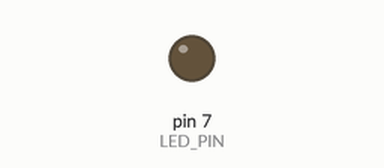
Simulated run of this sketch. Board: Arduino Uno, built with avr-gcc and run on an emulated ATmega328P. Parts: output pins drawn as LEDs (lit = HIGH). Dashed ring = blinking. At 2.0 s the program stops and its outputs stay as they are.

Above: at 0.5 s.
At 1.75 s:
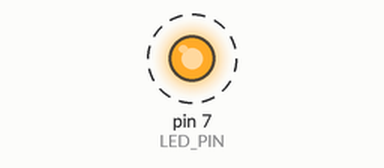
Timing chart, 0 to 3.0 s (numbered marks = the images above):
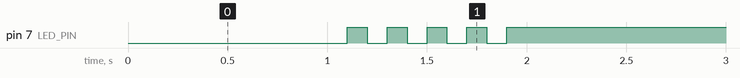

Measured:
- by itself, pin 7 (LED_PIN): alternates HIGH for 0.10 s and LOW for 0.10 s, 9 changes in all, then stays HIGH

The sketch:

05_practice_2.ino.ino
```cpp
#define LED_PIN 7
void setup() {
  pinMode(7, OUTPUT);
  digitalWrite(7, 1);
}

void loop() {
  int cnt = 0;
  digitalWrite(LED_PIN, 0);
  delay(1000);
  digitalWrite(LED_PIN, 1);
  while(true){
    digitalWrite(LED_PIN, 0);
    delay(100);
    digitalWrite(LED_PIN, 1);
    delay(100);
    cnt+=1;
    if(cnt==5)
      break;
  }
  while(true){
    ;
  }
}
```
